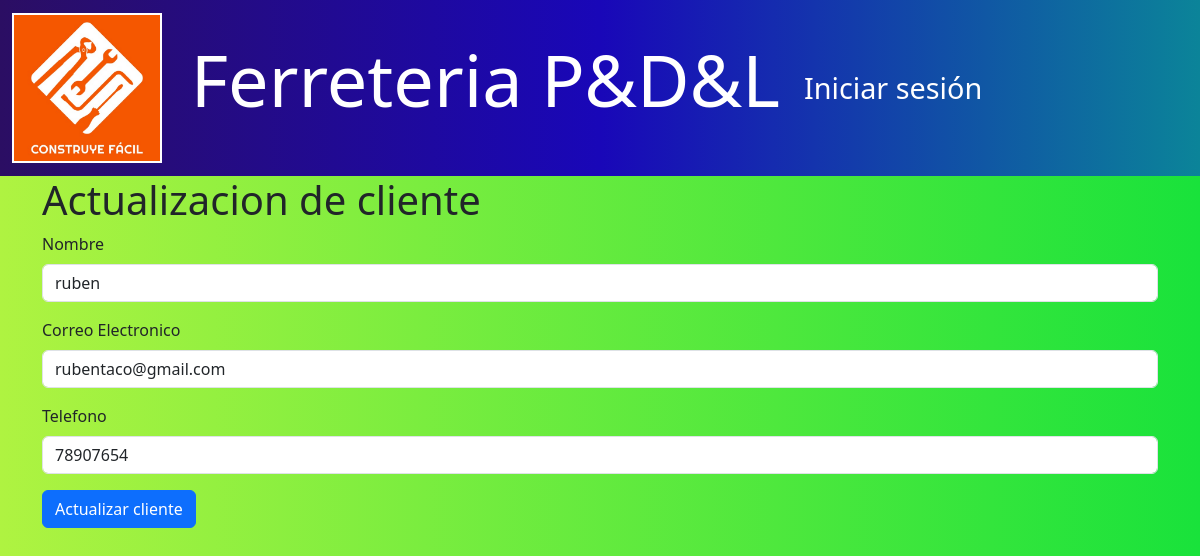
/clientes/edit/9, run on the app's committed database.
### models/cliente_model.py (models this page shows, shortened)
class Cliente(db.Model):
    __tablename__ = "clientes"
    id = db.Column(db.Integer,primary_key=True)
    nombre = db.Column(db.String(80),nullable=False)
    email = db.Column(db.String(100),nullable=False)
    telefono = db.Column(db.String(20),nullable=False)
    facturas = db.relationship('Factura', back_populates='cliente')
    ventas = db.relationship('Venta',back_populates='cliente')
    @staticmethod
    def get_by_id(id):
        return Cliente.query.get(id)

### controllers/cliente_controller.py (the view)
@cliente_bp.route("/edit/<int:id>",methods=['GET','POST'])
def edit(id):
    cliente = Cliente.get_by_id(id)
    if request.method == 'POST':
        nombre =  request.form['nombre']
        email =  request.form['email']
        telefono =  request.form['telefono']
        cliente.update(nombre=nombre,email=email,telefono=telefono)
        return redirect(url_for('cliente.index'))
    return cliente_view.edit(cliente)

### run.py (called while the page is built)
@app.context_processor
def inject_active_path():
    def is_active(path):
        return 'active' if request.path == path else ''
    return(dict(is_active =  is_active))

### views/cliente_view.py (called while the page is built)
def edit(cliente):
    return render_template('clientes/edit.html', cliente =  cliente)

### templates/clientes/edit.html (shortened to what this page needs)
{% extends 'base.html' %}
{% block content  %}
<h1>Actualizacion de cliente</h1>
<form action="{{ url_for('cliente.edit',id=cliente.id) }}" method="POST">
    <div class="mb-3">
        <label for=""  class="form-label">Nombre</label>
        <input type="text" class="form-control" name="nombre" value="{{cliente.nombre}}" required>
    </div>
    <div class="mb-3">
        <label for=""  class="form-label">Correo Electronico</label>
        <input type="email" class="form-control" name="email" value="{{cliente.email}}" required>
    </div>
    <div class="mb-3">
        <label for=""  class="form-label">Telefono</label>
        <input type="number" class="form-control" name="telefono" value="{{cliente.telefono}}" required>
    </div>
    <button type="submit" class="btn btn-primary">Actualizar cliente</button>
</form>
{% endblock %}

### templates/base.html (style rules this page uses)
body { background: linear-gradient(to right, #aff341, #19e23b); min-height: 100vh; }

### data on the page
Cliente: nombre "ruben", email "rubentaco@gmail.com", telefono "78907654"
